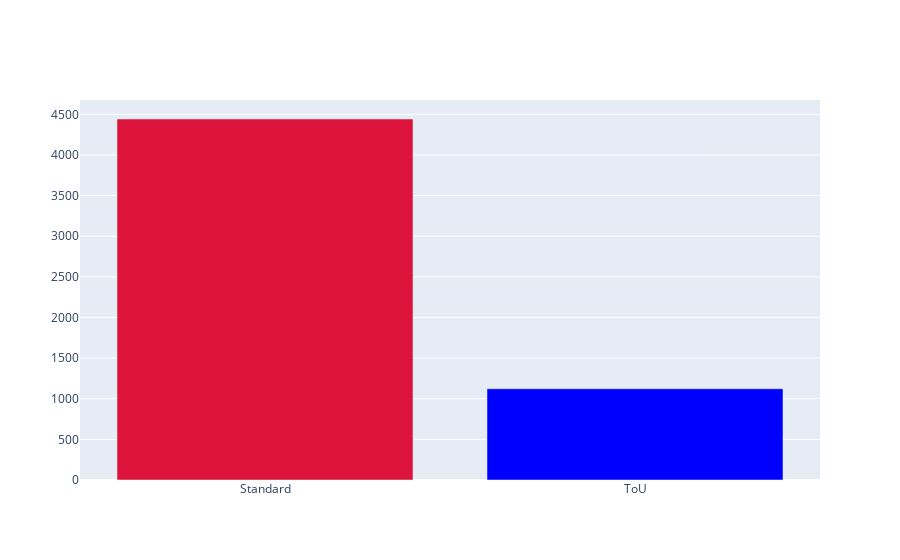

Notebook code cell kept with this figure:
### Code cell
fig = go.Figure(go.Bar(x=['Standard','ToU'], y=users_info['tariff'].value_counts(), marker_color=['crimson', 'blue']))

pio.show(fig)

### Figure 1 — Plotly figure (JSON) as saved in the notebook; plotly's stock layout.template omitted (floating-point values rounded to 4 significant figures)
{"data": [{"marker": {"color": ["crimson", "blue"]}, "type": "bar", "x": ["Standard", "ToU"], "y": [4443, 1123]}], "layout": {}}
